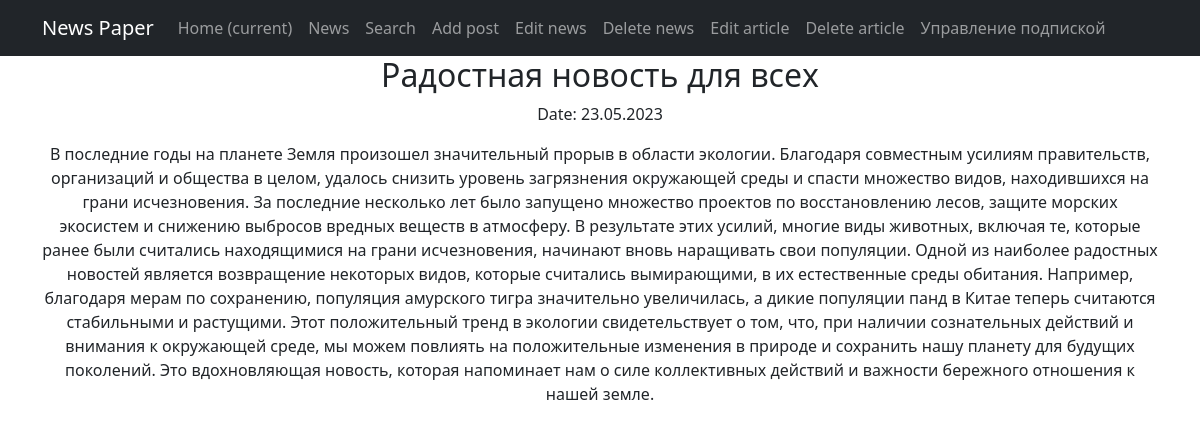
The app's page /news/77/ with its own data.
### news/models.py (models this page shows, shortened)
class Post(models.Model):
    news = "N"
    article = "A"
    KIND_OF_POST = [
        (news, 'новость'),
        (article, 'статья')
    ]
    author = models.ForeignKey(Author, on_delete=models.CASCADE, related_name='posts')
    kind = models.CharField(max_length=1, choices=KIND_OF_POST)
    add_time = models.DateTimeField(auto_now_add=True)
    category = models.ManyToManyField(Category, "PostCategory")
    temporary_categories = models.ManyToManyField(Category, related_name="temporary_posts")
    title = models.CharField(max_length=255)
    content = models.TextField()
    content_rating = models.IntegerField(default=0)
    comments = models.ManyToManyField('Comment', related_name='post_comments')

### news/views.py (the view)
# urls.py: path('<int:pk>/', cache_page(60*5)(NewsDetailView.as_view()), name='news_detail'),
class NewsDetailView(DetailView):
    model = Post
    template_name = 'news_detail.html'
    context_object_name = 'post'

### templates/news_detail.html
{% extends 'flatpages/default.html' %}
{% block content %}
    <h2>{{ post.title }}</h2>
    <p>Date: {{ post.add_time|date:"d.m.Y" }}</p>
    <p>{{ post.content }}</p>
{% endblock %}

### records on screen
Post: title "Радостная новость для всех", add_time "23.05.2023", content "В последние годы на планете Земля произошел значительный прорыв в области экологии. Благодаря совместным усилиям правительств, организаций и общества в целом, удалось снизить уровень загрязнения окружающей среды и спасти множество видов, находившихся на грани исчезновения. За последние несколько лет было запущено множество проектов по восстановлению лесов, защите морских экосистем и снижению выбросов вредных веществ в атмосферу. В результате этих усилий, многие виды животных, включая те, которые ранее были считались находящимися на грани исчезновения, начинают вновь наращивать свои популяции. Одной из наиболее радостных новостей является возвращение некоторых видов, которые считались…"
